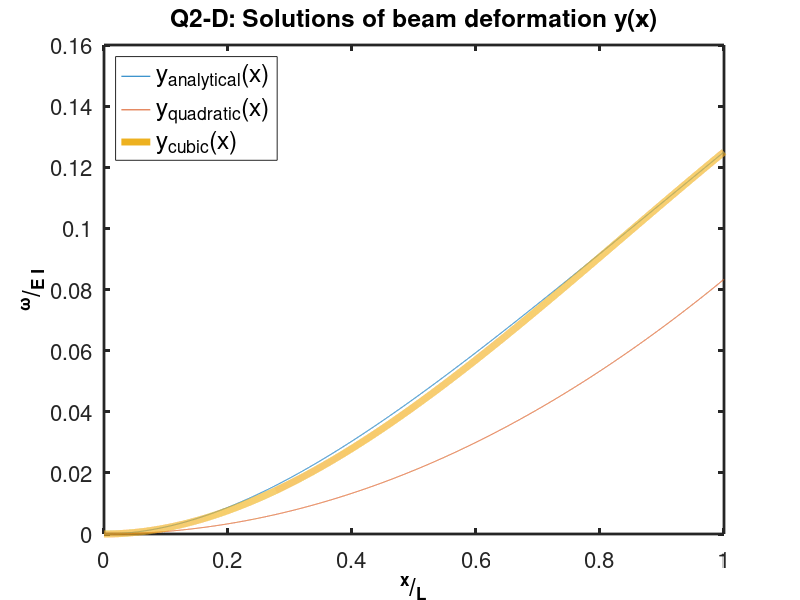

The MATLAB script that drew this image:

l = 1;
E = 1;
I = 1;
omega = 1;

x = [0:.0001:1];
u_exact = ((omega) / (24 * E * I)) * (6*l^2*x.^2 + x.^4 - 4*l*x.^3);
u_quadt = (omega * l^2 * x.^2) / (12 * E * I);
u_cubic = ((l * omega) / ( 24 * E * I)) * (-2.*x.^3 + 5*l.*x.^2);

plot(x, u_exact, x, u_quadt, x, u_cubic, 'LineWidth', 5);
    title(sprintf('Q2-D: Solutions of beam deformation y(x)'));
    xlabel('^{x}/_{L}','FontWeight','bold','Color','black');
    ylabel('^{\omega}/_{E I}','FontSize',18,'FontWeight','bold','Color','black');
    xt = get(gca, 'XTick'); set(gca, 'FontSize', 16);  set(gca, 'LineWidth', 2);
    legend({'y_{analytical}(x)','y_{quadratic}(x)','y_{cubic}(x)'},'Location','northwest','Orientation','vertical','FontSize',18);
